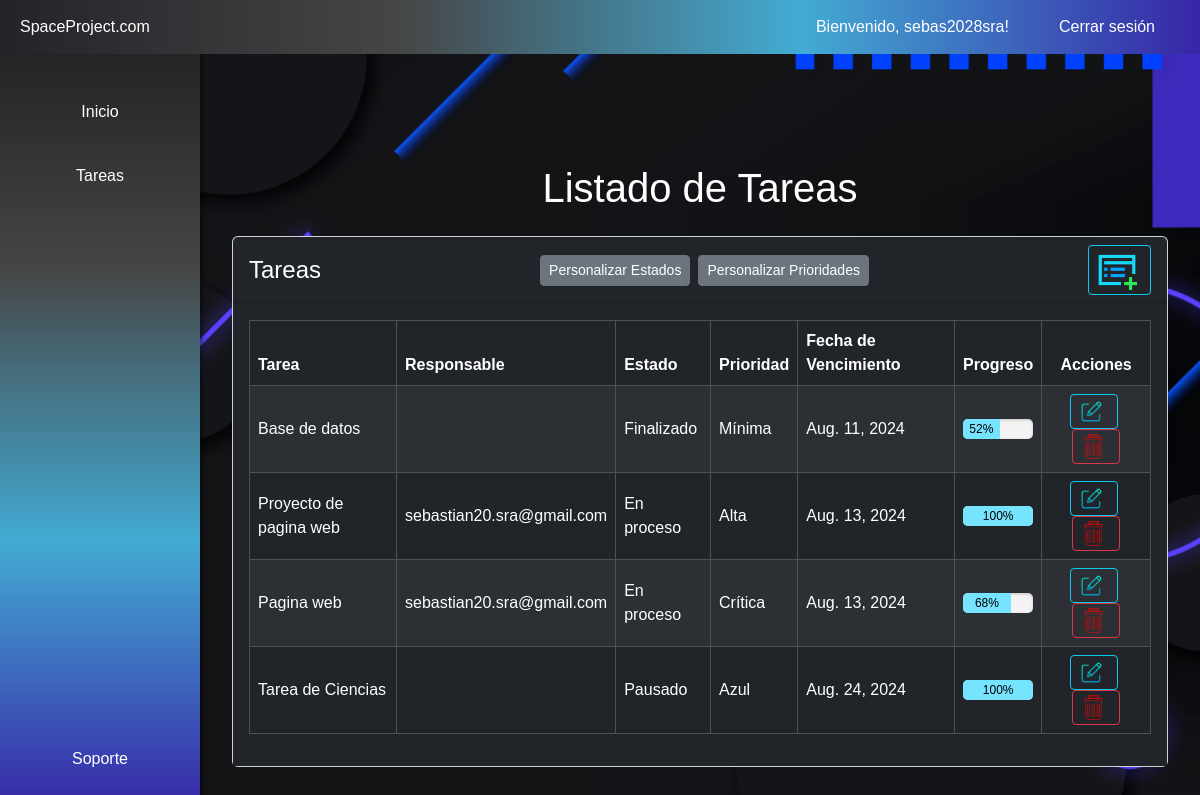
/index/ (signed in), run on an earlier commit of the app's database.
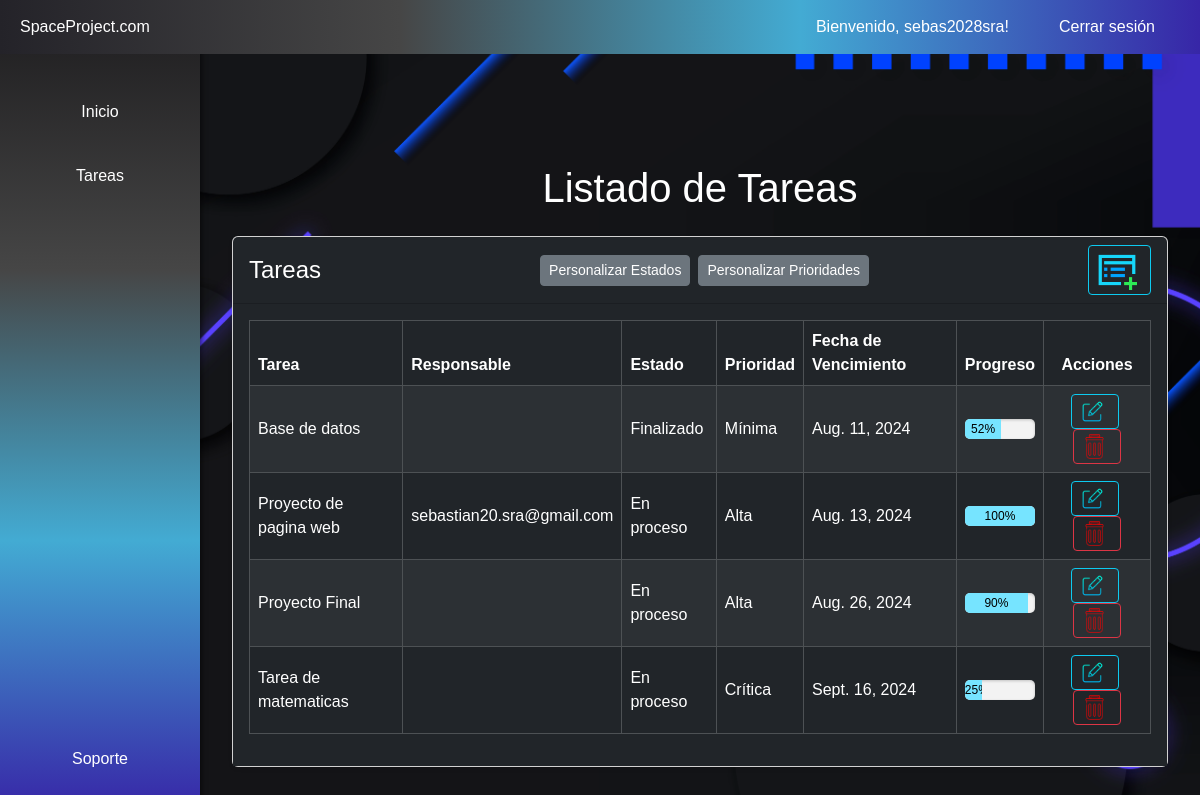
And on a later commit of the database.
### gestor/models.py (models this page shows, shortened)
class Proyecto(models.Model):
    id_proyecto = models.AutoField(primary_key=True, verbose_name='ID Proyecto')
    nombre_proyecto = models.CharField(max_length=255)
    responsable = models.EmailField(null=True, blank=True)
    id_estado = models.ForeignKey(Estado, on_delete=models.CASCADE)
    id_prioridad = models.ForeignKey(Prioridad, on_delete=models.CASCADE)
    fecha_vencimiento = models.DateField(default=timezone.now() + timedelta(days=30))
    id_usuario = models.ForeignKey(User, on_delete=models.CASCADE)
    porcentaje = models.PositiveIntegerField(default=0)  # Nuevo campo de porcentaje

class Estado(models.Model):
    id_estado = models.AutoField(primary_key=True, verbose_name='ID Estado')
    descripcion_estado = models.CharField(max_length=50)
    id_usuario = models.ForeignKey(User, null=True, blank=True, on_delete=models.CASCADE)

class Prioridad(models.Model):
    id_prioridad = models.AutoField(primary_key=True, verbose_name='ID Prioridad')
    descripcion_prioridad = models.CharField(max_length=50)
    id_usuario = models.ForeignKey(User, null=True, blank=True, on_delete=models.CASCADE)

### gestor/views.py (the view)
# urls.py: path('index/', proyectos, name='index'),
@login_required(login_url='/accounts/login/')
def proyectos(request):
    proyectos = Proyecto.objects.filter(id_usuario=request.user)
    estados = Estado.objects.all()
    prioridades = Prioridad.objects.all()
    return render(request, 'proyectos/index.html', {
        'proyectos': proyectos,
        'estados': estados,
        'prioridades': prioridades,
    })

### gestor/templates/proyectos/index.html (shortened to what this page needs)
{% extends "base.html" %}
{% load static %}
{% block contenido %}
<h1 class="text-center my-4">Listado de Tareas</h1>
<div class="container">
    <div class="card shadow-sm mb-4">
        <div class="card-header d-flex justify-content-between align-items-center bg-dark text-white">
            <h4 class="mb-0">Tareas</h4>
            <div class="d-flex justify-content-center w-100">
                <a href="{% url 'custom_estado' %}" class="btn btn-secondary btn-sm me-2">Personalizar Estados</a>
                <a href="{% url 'custom_prioridad' %}" class="btn btn-secondary btn-sm">Personalizar Prioridades</a>
            </div>
            <a href="{% url 'agregar_proyecto' %}" class="btn btn-outline-info btn-sm">
                <img src="{% static 'imagenes/icono agregar4.png' %}" alt="Agregar Tarea" style="width: 40px; height: 40px; margin-right: 5px;">
            </a>
        </div>
        <div class="card-body bg-dark text-white">
            <div class="table-responsive">
                <table id="example" class="table table-hover table-bordered align-middle table-striped table-dark">
                    <thead class="table-dark">
                        <tr>
                            <th scope="col">Tarea</th>
                            <th scope="col">Responsable</th>
                            <th scope="col">Estado</th>
                            <th scope="col">Prioridad</th>
                            <th scope="col">Fecha de Vencimiento</th>
                            <th scope="col">Progreso</th>
                            <th scope="col" class="text-center">Acciones</th>
                        </tr>
                    </thead>
                    <tbody>
                        {% for proyecto in proyectos %}
                        <tr>
                            <td>{{ proyecto.nombre_proyecto }}</td>
                            <td>{{ proyecto.responsable }}</td>
                            <td>{{ proyecto.id_estado.descripcion_estado }}</td>
                            <td>{{ proyecto.id_prioridad.descripcion_prioridad }}</td>
                            <td>{{ proyecto.fecha_vencimiento }}</td>
                            <td>
                                <div class="progress">
                                    <div class="progress-bar" role="progressbar" style="width: {{ proyecto.porcentaje }}%" aria-valuenow="{{ proyecto.porcentaje }}" aria-valuemin="0" aria-valuemax="100">
                                        {{ proyecto.porcentaje }}%
                                    </div>
                                </div>
                            </td>
                            <td class="text-center">
                                <a href="{% url 'actualizar_proyecto' proyecto.id_proyecto %}" class="btn btn-outline-info btn-sm me-1">
                                    <img src="{% static 'imagenes/icono-editar.png' %}" alt="Editar" style="width: 25px; height: 25px; margin-right: 5px;">
                                </a>
                                <a href="{% url 'eliminar_proyecto' proyecto.id_proyecto %}" class="btn btn-outline-danger btn-sm">
                                    <img src="{% static 'imagenes/icono-eliminar.png' %}" alt="Eliminar" style="width: 25px; height: 25px; margin-right: 5px;">
                                </a>
                            </td>
                        </tr>
                        {% endfor %}
                    </tbody>
                </table>
            </div>
        </div>
    </div>
</div>
{% endblock %}

### gestor/templates/base.html (shortened to what this page needs)
{% load static %}
<!doctype html>
<html lang="es">
<head>
    <link href="https://cdn.jsdelivr.net/npm/bootstrap@5.3.2/dist/css/bootstrap.min.css" rel="stylesheet" />
</head>
<body>
    <div class="navbar-top">
        <div class="navbar-center">
            SpaceProject.com
        </div>
        <div>
            <ul class="nav">
                {% if user.is_authenticated %}
                    <li class="nav-item">
                        <span class="nav-link">Bienvenido, {{ user.username }}!</span>
                    </li>
                    <li class="nav-item">
                        <a class="nav-link" href="{% url 'logout' %}">Cerrar sesión</a>
                    </li>
                {% endif %}
            </ul>
        </div>
    </div>
    <div class="sidebar">
        <ul class="nav flex-column">
            <li class="nav-item">
                <a class="nav-link active" href="{% url 'inicio' %}">Inicio</a>
            </li>
            <li class="nav-item">
                <a class="nav-link" href="{% url 'index' %}">Tareas</a>
            </li>
            <div class="flex-grow-1"></div>
            <li class="nav-item">
                <a class="nav-link" href="{% url 'soporte' %}">Soporte</a>
            </li>
        </ul>
    </div>
    <div class="content">
        {% block contenido %}{% endblock %}
    </div>
</body>
</html>

What changed in the data, as far as the page shows it:
removed Proyecto: nombre_proyecto "Pagina web", responsable "sebastian20.sra@gmail.com", id_estado.descripcion_estado "En proceso", id_prioridad.descripcion_prioridad "Crítica", fecha_vencimiento "Aug. 13, 2024", porcentaje "68"
removed Proyecto: nombre_proyecto "Tarea de Ciencias", id_estado.descripcion_estado "Pausado", id_prioridad.descripcion_prioridad "Azul", fecha_vencimiento "Aug. 24, 2024", porcentaje "100"
added Proyecto: nombre_proyecto "Proyecto Final", id_estado.descripcion_estado "En proceso", id_prioridad.descripcion_prioridad "Alta", fecha_vencimiento "Aug. 26, 2024", porcentaje "90"
added Proyecto: nombre_proyecto "Tarea de matematicas", id_estado.descripcion_estado "En proceso", id_prioridad.descripcion_prioridad "Crítica", fecha_vencimiento "Sept. 16, 2024", porcentaje "25"
